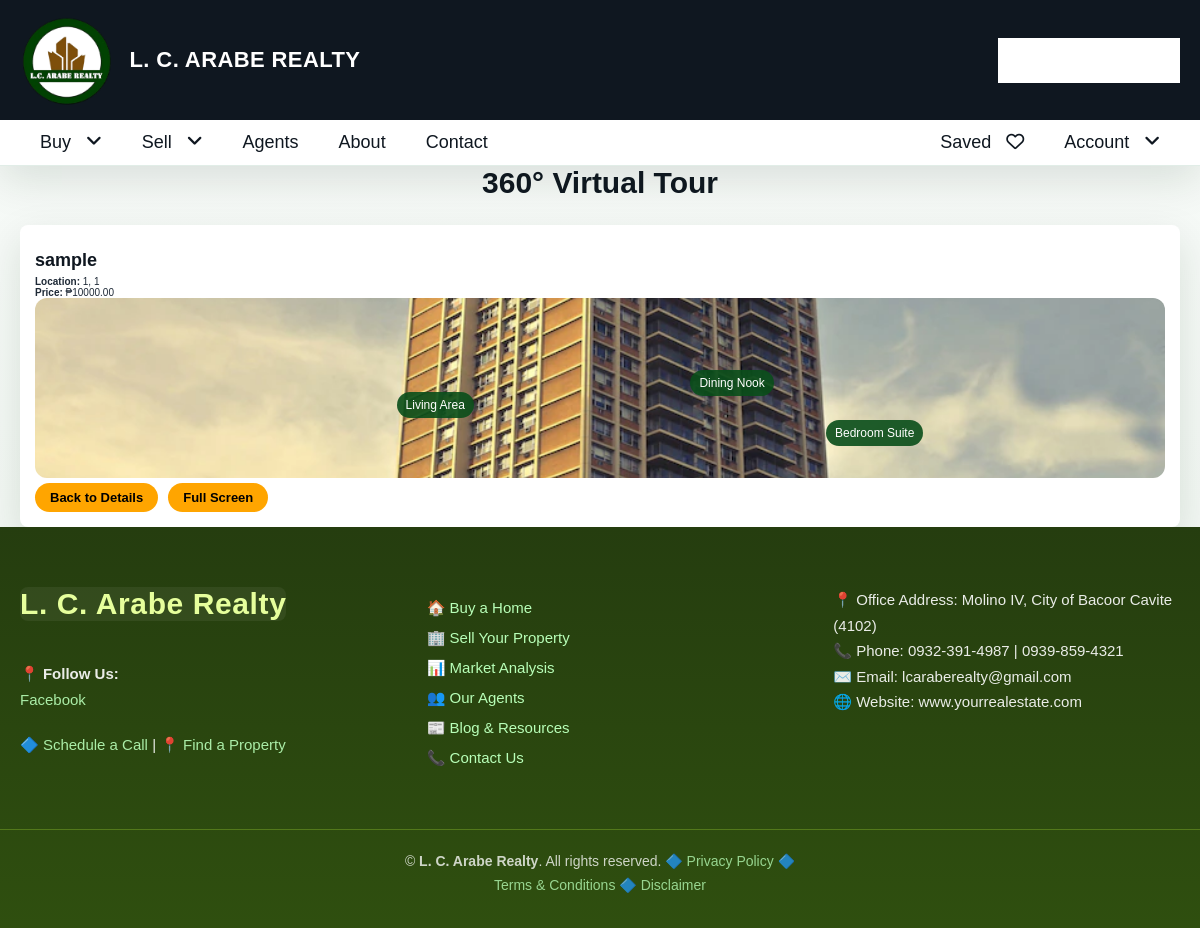
Screenshot of /virtual-tour/14/ with the database file from the repository.
### app/models.py (models this page shows, shortened)
class Property(models.Model):
    PROPERTY_TYPE = [
        ('house_lot', 'House and Lot'),
    ]
    LISTING_STATUS = [
        ('sale', 'For Sale'),
        ('sold', 'Sold'),
    ]
    APPROVAL_STATUS = [
        ('pending', 'Pending Approval'),
        ('approved', 'Approved'),
        ('rejected', 'Rejected'),
    ]
    title = models.CharField(max_length=200)
    description = models.TextField()
    property_type = models.CharField(
        max_length=20,
        choices=PROPERTY_TYPE,
        default='house_lot'
    )
    listing_status = models.CharField(
        max_length=10,
        choices=LISTING_STATUS,
        default='sale'
    )
    price = models.DecimalField(max_digits=12, decimal_places=2)
    location = models.CharField(max_length=255)
    city = models.CharField(max_length=100)
    province = models.CharField(max_length=100)
    bedrooms = models.IntegerField()
    bathrooms = models.IntegerField()
    floor_area = models.DecimalField(max_digits=10, decimal_places=2)
    lot_area = models.DecimalField(max_digits=10, decimal_places=2)
    parking_spaces = models.IntegerField(default=0)
    image = models.ImageField(upload_to='property_images/', blank=True, null=True)
    agent = models.ForeignKey(
        settings.AUTH_USER_MODEL,
        on_delete=models.CASCADE
    )
    approval_status = models.CharField(
        max_length=20,
        choices=APPROVAL_STATUS,
        default='pending'
    )
    created_at = models.DateTimeField(auto_now_add=True)
    is_available = models.BooleanField(default=True)
    rejection_reason = models.TextField(blank=True)

### app/views.py (the view)
# urls.py: path('virtual-tour/<int:id>/', virtual_tour_view, name='virtual_tour'),
def virtual_tour_view(request, id):
    property = get_object_or_404(Property, id=id)
    return render(request, 'virtual_tour.html', {
        'property': property,
        'property_images': list(property.images.all())[:4],
        'hotspots': [
            {'label': 'Living Area', 'x': '32%', 'y': '52%'},
            {'label': 'Dining Nook', 'x': '58%', 'y': '40%'},
            {'label': 'Bedroom Suite', 'x': '70%', 'y': '68%'}
        ]
    })

### app/context_processors.py (called while the page is built)
def agent_properties(request):
    if request.user.is_authenticated and request.user.user_type == 'agent':
        properties = Property.objects.filter(agent=request.user).order_by('-created_at')
    else:
        properties = None
    return {'agent_properties': properties}

### app/templates/virtual_tour.html (shortened to what this page needs)
{% load static %}
<!DOCTYPE html>
<html lang="en">
<head>
    <link rel="stylesheet" href="{% static 'css/style.css' %}">
    <link rel="stylesheet" href="https://cdnjs.cloudflare.com/ajax/libs/font-awesome/6.2.0/css/all.min.css">
</head>
<body>
    {% include 'components/header.html' %}
    <section class="search-page">
        <div class="search-results">
            <h1 class="heading">360° Virtual Tour</h1>
            <div class="property-card">
                <div class="content">
                    <h3>{{ property.title }}</h3>
                    <p><strong>Location:</strong> {{ property.city }}, {{ property.province }}</p>
                    <p><strong>Price:</strong> ₱{{ property.price }}</p>
                    <div class="tour-scene">
                        {% if property.image %}
                            <img src="{{ property.image.url }}" alt="Tour preview">
                        {% else %}
                            <img src="{% static 'images/hero-house.jpg' %}" alt="Tour preview">
                        {% endif %}
                        {% for hotspot in hotspots %}
                        <span class="hotspot" style="top: {{ hotspot.y }}; left: {{ hotspot.x }};">{{ hotspot.label }}</span>
                        {% endfor %}
                    </div>
                    <div class="card-footer">
                        <a href="{% url 'property_detail' property.id %}" class="view-btn">Back to Details</a>
                        <a href="#" class="view-btn">Full Screen</a>
                    </div>
                </div>
            </div>
        </div>
    </section>
    {% include 'components/footer.html' %}
</body>
</html>

### static/css/style.css (style rules this page uses)
* { box-sizing: border-box; }
:root { --main-color: #0f6b3d; --main-dark: #0b4b29; --light-color: #5e6a67; --light-bg: #eff4ef; --white: #ffffff; --black: #0f1720; --border: 0.1rem solid rgba(11, 75, 41, 0.15); --box-shadow: 0 1.4rem 4rem rgba(5, 38, 19, 0.12); --radius: 1.6rem; }
body { font-family: 'Inter', sans-serif; background: linear-gradient(180deg, #f8fbf9 0%, #edf4ee 100%); color: var(--black); }
img { max-width: 100%; height: auto; display: block; }
.property-card-home, .category-card, .benefit-box, .testimonial-card, .stat-card, .faq-item, .property-card { background: #fff; border-radius: var(--radius); box-shadow: var(--box-shadow); }
.property-body, .content { padding: 1.6rem; }
.property-body h3, .content h3 { margin: 1rem 0 0.6rem; color: #133121; font-size: 2rem; }
.box, .property-card { width: 100%; height: 100%; }
.container, .search-page, .footer-container, .header .flex { max-width: 1200px; margin: 0 auto; padding: 0 2rem; width: 100%; }
* { font-family: 'Montserrat', sans-serif; margin: 0; padding: 0; box-sizing: border-box; outline: none; border: none; text-decoration: none; }
html { font-size: 62.5%; overflow-x: hidden; scroll-behavior: smooth; scroll-padding-top: 10rem; }
body { background-color: var(--light-bg); color: #1f2a37; }
.hero-actions, .detail-actions, .card-footer, .meta-row { display: flex; gap: 1rem; flex-wrap: wrap; }
.btn-primary, .btn-secondary, .view-btn { display: inline-flex; align-items: center; justify-content: center; border-radius: 999px; padding: 1rem 1.6rem; font-size: 1.4rem; font-weight: 700; }
.btn-primary, .view-btn { background: var(--main-color); color: #fff; }
.hero-card, .property-card-home, .category-card, .benefit-box, .stat-card, .testimonial-card, .faq-item, .property-card { background: #fff; border-radius: 1.6rem; box-shadow: var(--box-shadow); }
.property-card-home, .category-card, .benefit-box, .testimonial-card, .stat-card, .faq-item, .property-card { overflow: hidden; }
.property-body h3, .content h3, .detail-panel h3 { font-size: 2rem; margin-bottom: 0.8rem; }
.tour-scene { position: relative; overflow: hidden; border-radius: 1.2rem; }
.tour-scene img { width: 100%; height: 340px; object-fit: cover; }
.hotspot { position: absolute; padding: 0.6rem 0.9rem; background: rgba(9, 78, 26, 0.9); color: #fff; border-radius: 999px; font-size: 1.2rem; }
section { width: 100%; padding: 3rem 2rem; }
.heading { text-align: center; padding-bottom: 2.5rem; font-size: 3rem; color: var(--black); text-transform: capitalize; }
.search-page { display: flex; gap: 2rem; align-items: flex-start; }
.search-results { flex: 3; width: 100%; }
.property-card { background: var(--white); box-shadow: var(--box-shadow); border-radius: .8rem; overflow: hidden; transition: .3s; }
.property-card img { width: 100%; height: 18rem; object-fit: cover; }
.property-card .content { padding: 1.5rem; }
.property-card h3 { font-size: 1.8rem; color: var(--black); margin-bottom: .5rem; }
.property-card .view-btn { display: inline-block; margin-top: .5rem; padding: .7rem 1.5rem; background: orange; color: #000; font-size: 1.3rem; }

### rows the page displays
Property: title "sample", city "1", province "1", price "10000.00", image (picture)

### other values shown
{{ hotspot.label }} "Living Area" "Dining Nook" "Bedroom Suite"
